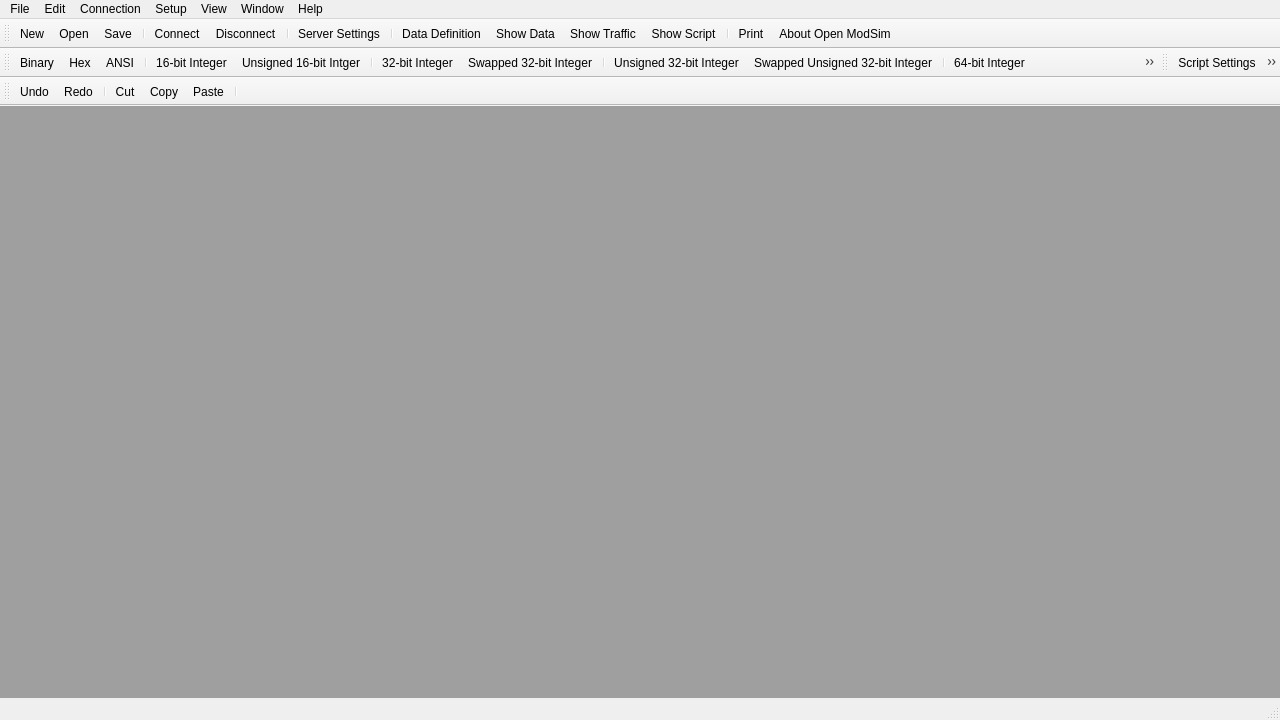
<?xml version="1.0" encoding="UTF-8"?>
<ui version="4.0">
 <class>MainWindow</class>
 <widget class="QMainWindow" name="MainWindow">
  <property name="geometry">
   <rect>
    <x>0</x>
    <y>0</y>
    <width>1280</width>
    <height>720</height>
   </rect>
  </property>
  <property name="contextMenuPolicy">
   <enum>Qt::ContextMenuPolicy::NoContextMenu</enum>
  </property>
  <property name="windowTitle">
   <string>Open ModSim</string>
  </property>
  <property name="windowIcon">
   <iconset resource="resources.qrc">
    <normaloff>:/res/omodsim.png</normaloff>:/res/omodsim.png</iconset>
  </property>
  <widget class="QWidget" name="centralwidget">
   <layout class="QHBoxLayout" name="horizontalLayout">
    <property name="leftMargin">
     <number>0</number>
    </property>
    <property name="topMargin">
     <number>0</number>
    </property>
    <property name="rightMargin">
     <number>0</number>
    </property>
    <property name="bottomMargin">
     <number>0</number>
    </property>
    <item>
     <widget class="QMdiArea" name="mdiArea"/>
    </item>
   </layout>
  </widget>
  <widget class="QMenuBar" name="menubar">
   <property name="geometry">
    <rect>
     <x>0</x>
     <y>0</y>
     <width>1280</width>
     <height>22</height>
    </rect>
   </property>
   <widget class="QMenu" name="menuFile">
    <property name="title">
     <string>File</string>
    </property>
    <addaction name="actionNew"/>
    <addaction name="actionOpen"/>
    <addaction name="actionClose"/>
    <addaction name="actionSave"/>
    <addaction name="actionSaveAs"/>
    <addaction name="separator"/>
    <addaction name="actionSaveTestConfig"/>
    <addaction name="actionRestoreTestConfig"/>
    <addaction name="separator"/>
    <addaction name="actionPrint"/>
    <addaction name="actionPrintSetup"/>
    <addaction name="separator"/>
    <addaction name="actionRecentFile"/>
    <addaction name="separator"/>
    <addaction name="actionExit"/>
   </widget>
   <widget class="QMenu" name="menuEdit">
    <property name="title">
     <string>Edit</string>
    </property>
    <addaction name="actionUndo"/>
    <addaction name="actionRedo"/>
    <addaction name="separator"/>
    <addaction name="actionCut"/>
    <addaction name="actionCopy"/>
    <addaction name="actionPaste"/>
    <addaction name="separator"/>
    <addaction name="actionSelectAll"/>
   </widget>
   <widget class="QMenu" name="menuConnection">
    <property name="title">
     <string>Connection</string>
    </property>
    <addaction name="actionConnect"/>
    <addaction name="actionDisconnect"/>
    <addaction name="separator"/>
    <addaction name="actionSrvSettings"/>
   </widget>
   <widget class="QMenu" name="menuSetup">
    <property name="title">
     <string>Setup</string>
    </property>
    <widget class="QMenu" name="menuDisplay_Options">
     <property name="title">
      <string>Display Options</string>
     </property>
     <addaction name="actionShowData"/>
     <addaction name="actionShowTraffic"/>
     <addaction name="actionShowScript"/>
     <addaction name="separator"/>
     <addaction name="actionBinary"/>
     <addaction name="actionHex"/>
     <addaction name="actionAnsi"/>
     <addaction name="actionInt16"/>
     <addaction name="actionUInt16"/>
     <addaction name="actionInt32"/>
     <addaction name="actionSwappedInt32"/>
     <addaction name="actionUInt32"/>
     <addaction name="actionSwappedUInt32"/>
     <addaction name="actionInt64"/>
     <addaction name="actionSwappedInt64"/>
     <addaction name="actionUInt64"/>
     <addaction name="actionSwappedUInt64"/>
     <addaction name="actionFloatingPt"/>
     <addaction name="actionSwappedFP"/>
     <addaction name="actionDblFloat"/>
     <addaction name="actionSwappedDbl"/>
     <addaction name="separator"/>
     <addaction name="actionSwapBytes"/>
     <addaction name="separator"/>
     <addaction name="actionHexAddresses"/>
    </widget>
    <widget class="QMenu" name="menuExtended">
     <property name="title">
      <string>Extended</string>
     </property>
     <addaction name="actionForceCoils"/>
     <addaction name="actionForceDiscretes"/>
     <addaction name="actionPresetInputRegs"/>
     <addaction name="actionPresetHoldingRegs"/>
     <addaction name="separator"/>
     <addaction name="actionMsgParser"/>
    </widget>
    <widget class="QMenu" name="menuScript">
     <property name="title">
      <string>Script</string>
     </property>
     <addaction name="actionRunScript"/>
     <addaction name="actionStopScript"/>
     <addaction name="separator"/>
     <addaction name="actionScriptSettings"/>
    </widget>
    <addaction name="actionDataDefinition"/>
    <addaction name="menuDisplay_Options"/>
    <addaction name="menuExtended"/>
    <addaction name="actionTextCapture"/>
    <addaction name="actionCaptureOff"/>
    <addaction name="separator"/>
    <addaction name="menuScript"/>
   </widget>
   <widget class="QMenu" name="menuWindow">
    <property name="title">
     <string>Window</string>
    </property>
    <addaction name="actionCascade"/>
    <addaction name="actionTile"/>
    <addaction name="separator"/>
    <addaction name="actionWindows"/>
   </widget>
   <widget class="QMenu" name="menuHelp">
    <property name="title">
     <string>Help</string>
    </property>
    <addaction name="actionAbout"/>
   </widget>
   <widget class="QMenu" name="menuView">
    <property name="title">
     <string>View</string>
    </property>
    <widget class="QMenu" name="menuConfig">
     <property name="title">
      <string>Config</string>
     </property>
     <widget class="QMenu" name="menuColors">
      <property name="title">
       <string>Colors</string>
      </property>
      <addaction name="actionBackground"/>
      <addaction name="actionForeground"/>
      <addaction name="actionStatus"/>
     </widget>
     <addaction name="menuColors"/>
     <addaction name="actionFont"/>
    </widget>
    <widget class="QMenu" name="menuLanguage">
     <property name="title">
      <string>Language</string>
     </property>
     <addaction name="actionEnglish"/>
     <addaction name="actionRussian"/>
     <addaction name="actionChineseZh"/>
    </widget>
    <addaction name="actionToolbar"/>
    <addaction name="actionStatusBar"/>
    <addaction name="actionDisplayBar"/>
    <addaction name="actionScriptBar"/>
    <addaction name="actionEditBar"/>
    <addaction name="separator"/>
    <addaction name="menuConfig"/>
    <addaction name="menuLanguage"/>
   </widget>
   <addaction name="menuFile"/>
   <addaction name="menuEdit"/>
   <addaction name="menuConnection"/>
   <addaction name="menuSetup"/>
   <addaction name="menuView"/>
   <addaction name="menuWindow"/>
   <addaction name="menuHelp"/>
  </widget>
  <widget class="QStatusBar" name="statusbar"/>
  <widget class="QToolBar" name="toolBarMain">
   <property name="windowTitle">
    <string>Toolbar</string>
   </property>
   <attribute name="toolBarArea">
    <enum>TopToolBarArea</enum>
   </attribute>
   <attribute name="toolBarBreak">
    <bool>false</bool>
   </attribute>
   <addaction name="actionNew"/>
   <addaction name="actionOpen"/>
   <addaction name="actionSave"/>
   <addaction name="separator"/>
   <addaction name="actionConnect"/>
   <addaction name="actionDisconnect"/>
   <addaction name="separator"/>
   <addaction name="actionSrvSettings"/>
   <addaction name="separator"/>
   <addaction name="actionDataDefinition"/>
   <addaction name="actionShowData"/>
   <addaction name="actionShowTraffic"/>
   <addaction name="actionShowScript"/>
   <addaction name="separator"/>
   <addaction name="actionPrint"/>
   <addaction name="actionAbout"/>
  </widget>
  <widget class="QToolBar" name="toolBarDisplay">
   <property name="windowTitle">
    <string>Display Bar</string>
   </property>
   <attribute name="toolBarArea">
    <enum>TopToolBarArea</enum>
   </attribute>
   <attribute name="toolBarBreak">
    <bool>true</bool>
   </attribute>
   <addaction name="actionBinary"/>
   <addaction name="actionHex"/>
   <addaction name="actionAnsi"/>
   <addaction name="separator"/>
   <addaction name="actionInt16"/>
   <addaction name="actionUInt16"/>
   <addaction name="separator"/>
   <addaction name="actionInt32"/>
   <addaction name="actionSwappedInt32"/>
   <addaction name="separator"/>
   <addaction name="actionUInt32"/>
   <addaction name="actionSwappedUInt32"/>
   <addaction name="separator"/>
   <addaction name="actionInt64"/>
   <addaction name="actionSwappedInt64"/>
   <addaction name="separator"/>
   <addaction name="actionUInt64"/>
   <addaction name="actionSwappedUInt64"/>
   <addaction name="separator"/>
   <addaction name="actionFloatingPt"/>
   <addaction name="actionSwappedFP"/>
   <addaction name="separator"/>
   <addaction name="actionDblFloat"/>
   <addaction name="actionSwappedDbl"/>
   <addaction name="separator"/>
   <addaction name="actionSwapBytes"/>
  </widget>
  <widget class="QToolBar" name="toolBarScript">
   <property name="windowTitle">
    <string>Script Bar</string>
   </property>
   <attribute name="toolBarArea">
    <enum>TopToolBarArea</enum>
   </attribute>
   <attribute name="toolBarBreak">
    <bool>false</bool>
   </attribute>
   <addaction name="actionScriptSettings"/>
   <addaction name="actionRunScript"/>
   <addaction name="actionStopScript"/>
  </widget>
  <widget class="QToolBar" name="toolBarEdit">
   <property name="windowTitle">
    <string>Edit Bar</string>
   </property>
   <attribute name="toolBarArea">
    <enum>TopToolBarArea</enum>
   </attribute>
   <attribute name="toolBarBreak">
    <bool>true</bool>
   </attribute>
   <addaction name="actionUndo"/>
   <addaction name="actionRedo"/>
   <addaction name="separator"/>
   <addaction name="actionCut"/>
   <addaction name="actionCopy"/>
   <addaction name="actionPaste"/>
   <addaction name="separator"/>
  </widget>
  <action name="actionNew">
   <property name="icon">
    <iconset resource="resources.qrc">
     <normaloff>:/res/actionNew.png</normaloff>:/res/actionNew.png</iconset>
   </property>
   <property name="text">
    <string>New</string>
   </property>
   <property name="shortcut">
    <string notr="true">Ctrl+N</string>
   </property>
  </action>
  <action name="actionOpen">
   <property name="icon">
    <iconset resource="resources.qrc">
     <normaloff>:/res/actionOpen.png</normaloff>:/res/actionOpen.png</iconset>
   </property>
   <property name="text">
    <string>Open...</string>
   </property>
   <property name="shortcut">
    <string notr="true">Ctrl+O</string>
   </property>
  </action>
  <action name="actionClose">
   <property name="text">
    <string>Close</string>
   </property>
  </action>
  <action name="actionSave">
   <property name="icon">
    <iconset resource="resources.qrc">
     <normaloff>:/res/actionSave.png</normaloff>:/res/actionSave.png</iconset>
   </property>
   <property name="text">
    <string>Save</string>
   </property>
   <property name="shortcut">
    <string notr="true">Ctrl+S</string>
   </property>
  </action>
  <action name="actionSaveAs">
   <property name="text">
    <string>Save As...</string>
   </property>
  </action>
  <action name="actionSaveTestConfig">
   <property name="text">
    <string>Save Test Config</string>
   </property>
  </action>
  <action name="actionRestoreTestConfig">
   <property name="text">
    <string>Restore Test Config</string>
   </property>
  </action>
  <action name="actionPrint">
   <property name="icon">
    <iconset resource="resources.qrc">
     <normaloff>:/res/actionPrint.png</normaloff>:/res/actionPrint.png</iconset>
   </property>
   <property name="text">
    <string>Print...</string>
   </property>
   <property name="shortcut">
    <string notr="true">Ctrl+P</string>
   </property>
  </action>
  <action name="actionPrintSetup">
   <property name="text">
    <string>Print Setup...</string>
   </property>
  </action>
  <action name="actionRecentFile">
   <property name="text">
    <string>Recent File</string>
   </property>
  </action>
  <action name="actionExit">
   <property name="text">
    <string>Exit</string>
   </property>
  </action>
  <action name="actionConnect">
   <property name="icon">
    <iconset resource="resources.qrc">
     <normaloff>:/res/actionConnect.png</normaloff>:/res/actionConnect.png</iconset>
   </property>
   <property name="text">
    <string>Connect</string>
   </property>
  </action>
  <action name="actionDisconnect">
   <property name="icon">
    <iconset resource="resources.qrc">
     <normaloff>:/res/actionDisconnect.png</normaloff>:/res/actionDisconnect.png</iconset>
   </property>
   <property name="text">
    <string>Disconnect</string>
   </property>
  </action>
  <action name="actionBinary">
   <property name="checkable">
    <bool>true</bool>
   </property>
   <property name="icon">
    <iconset resource="resources.qrc">
     <normaloff>:/res/actionBinary.png</normaloff>:/res/actionBinary.png</iconset>
   </property>
   <property name="text">
    <string>Binary</string>
   </property>
   <property name="shortcut">
    <string notr="true">Ctrl+1</string>
   </property>
  </action>
  <action name="actionUInt16">
   <property name="checkable">
    <bool>true</bool>
   </property>
   <property name="icon">
    <iconset resource="resources.qrc">
     <normaloff>:/res/actionUInt16.png</normaloff>:/res/actionUInt16.png</iconset>
   </property>
   <property name="text">
    <string>Unsigned 16-bit Intger</string>
   </property>
   <property name="shortcut">
    <string notr="true">Ctrl+4</string>
   </property>
  </action>
  <action name="actionHex">
   <property name="checkable">
    <bool>true</bool>
   </property>
   <property name="icon">
    <iconset resource="resources.qrc">
     <normaloff>:/res/actionHex.png</normaloff>:/res/actionHex.png</iconset>
   </property>
   <property name="text">
    <string>Hex</string>
   </property>
   <property name="shortcut">
    <string notr="true">Ctrl+2</string>
   </property>
  </action>
  <action name="actionFloatingPt">
   <property name="checkable">
    <bool>true</bool>
   </property>
   <property name="icon">
    <iconset resource="resources.qrc">
     <normaloff>:/res/actionFloatingPt.png</normaloff>:/res/actionFloatingPt.png</iconset>
   </property>
   <property name="text">
    <string>Float</string>
   </property>
   <property name="shortcut">
    <string notr="true">Ctrl+9</string>
   </property>
  </action>
  <action name="actionSwappedFP">
   <property name="checkable">
    <bool>true</bool>
   </property>
   <property name="icon">
    <iconset resource="resources.qrc">
     <normaloff>:/res/actionSwappedFP.png</normaloff>:/res/actionSwappedFP.png</iconset>
   </property>
   <property name="text">
    <string>Swapped Float</string>
   </property>
   <property name="shortcut">
    <string notr="true">Ctrl+Alt+9</string>
   </property>
  </action>
  <action name="actionDblFloat">
   <property name="checkable">
    <bool>true</bool>
   </property>
   <property name="icon">
    <iconset resource="resources.qrc">
     <normaloff>:/res/actionDblFloat.png</normaloff>:/res/actionDblFloat.png</iconset>
   </property>
   <property name="text">
    <string>Double</string>
   </property>
   <property name="iconText">
    <string>Double</string>
   </property>
   <property name="toolTip">
    <string>Double</string>
   </property>
   <property name="shortcut">
    <string notr="true">Ctrl+0</string>
   </property>
  </action>
  <action name="actionSwappedDbl">
   <property name="checkable">
    <bool>true</bool>
   </property>
   <property name="icon">
    <iconset resource="resources.qrc">
     <normaloff>:/res/actionSwappedDbl.png</normaloff>:/res/actionSwappedDbl.png</iconset>
   </property>
   <property name="text">
    <string>Swapped Double</string>
   </property>
   <property name="shortcut">
    <string notr="true">Ctrl+Alt+0</string>
   </property>
  </action>
  <action name="actionCascade">
   <property name="text">
    <string>Cascade</string>
   </property>
  </action>
  <action name="actionTile">
   <property name="text">
    <string>Tile</string>
   </property>
  </action>
  <action name="actionAbout">
   <property name="icon">
    <iconset resource="resources.qrc">
     <normaloff>:/res/actionAbout.png</normaloff>:/res/actionAbout.png</iconset>
   </property>
   <property name="text">
    <string>About Open ModSim...</string>
   </property>
  </action>
  <action name="actionInt16">
   <property name="checkable">
    <bool>true</bool>
   </property>
   <property name="icon">
    <iconset resource="resources.qrc">
     <normaloff>:/res/actionInt16.png</normaloff>:/res/actionInt16.png</iconset>
   </property>
   <property name="text">
    <string>16-bit Integer</string>
   </property>
   <property name="shortcut">
    <string notr="true">Ctrl+3</string>
   </property>
  </action>
  <action name="actionShowData">
   <property name="checkable">
    <bool>true</bool>
   </property>
   <property name="icon">
    <iconset resource="resources.qrc">
     <normaloff>:/res/actionShowData.png</normaloff>:/res/actionShowData.png</iconset>
   </property>
   <property name="text">
    <string>Show Data</string>
   </property>
  </action>
  <action name="actionShowTraffic">
   <property name="checkable">
    <bool>true</bool>
   </property>
   <property name="icon">
    <iconset resource="resources.qrc">
     <normaloff>:/res/actionShowTraffic.png</normaloff>:/res/actionShowTraffic.png</iconset>
   </property>
   <property name="text">
    <string>Show Traffic</string>
   </property>
  </action>
  <action name="actionDataDefinition">
   <property name="icon">
    <iconset resource="resources.qrc">
     <normaloff>:/res/actionDefineData.png</normaloff>:/res/actionDefineData.png</iconset>
   </property>
   <property name="text">
    <string>Data Definition</string>
   </property>
  </action>
  <action name="actionToolbar">
   <property name="checkable">
    <bool>true</bool>
   </property>
   <property name="text">
    <string>Toolbar</string>
   </property>
  </action>
  <action name="actionStatusBar">
   <property name="checkable">
    <bool>true</bool>
   </property>
   <property name="text">
    <string>Status Bar</string>
   </property>
  </action>
  <action name="actionDisplayBar">
   <property name="checkable">
    <bool>true</bool>
   </property>
   <property name="text">
    <string>Display Bar</string>
   </property>
  </action>
  <action name="actionFont">
   <property name="text">
    <string>Font</string>
   </property>
  </action>
  <action name="actionBackground">
   <property name="text">
    <string>Background</string>
   </property>
  </action>
  <action name="actionForeground">
   <property name="text">
    <string>Foreground</string>
   </property>
  </action>
  <action name="actionStatus">
   <property name="text">
    <string>Status</string>
   </property>
  </action>
  <action name="actionWindows">
   <property name="text">
    <string>Windows...</string>
   </property>
  </action>
  <action name="actionHexAddresses">
   <property name="checkable">
    <bool>true</bool>
   </property>
   <property name="text">
    <string>Hex Addresses</string>
   </property>
  </action>
  <action name="actionEnglish">
   <property name="checkable">
    <bool>true</bool>
   </property>
   <property name="text">
    <string notr="true">English</string>
   </property>
  </action>
  <action name="actionRussian">
   <property name="checkable">
    <bool>true</bool>
   </property>
   <property name="text">
    <string notr="true">Русский</string>
   </property>
  </action>
  <action name="actionForceCoils">
   <property name="text">
    <string>Force Coils</string>
   </property>
  </action>
  <action name="actionPresetHoldingRegs">
   <property name="text">
    <string>Preset Holding Regs</string>
   </property>
  </action>
  <action name="actionBigEndian">
   <property name="checkable">
    <bool>true</bool>
   </property>
   <property name="text">
    <string notr="true">Big-Endian</string>
   </property>
  </action>
  <action name="actionLittleEndian">
   <property name="checkable">
    <bool>true</bool>
   </property>
   <property name="text">
    <string notr="true">Little-Endian</string>
   </property>
  </action>
  <action name="actionSwapBytes">
   <property name="checkable">
    <bool>true</bool>
   </property>
   <property name="icon">
    <iconset resource="resources.qrc">
     <normaloff>:/res/actionSwapBytes.png</normaloff>:/res/actionSwapBytes.png</iconset>
   </property>
   <property name="text">
    <string>Swap Bytes (0xAB → 0xBA)</string>
   </property>
   <property name="toolTip">
    <string>Swap Bytes (0xAB → 0xBA)</string>
   </property>
  </action>
  <action name="actionPresetInputRegs">
   <property name="text">
    <string>Preset Input Regs</string>
   </property>
  </action>
  <action name="actionForceDiscretes">
   <property name="text">
    <string>Force Discretes</string>
   </property>
  </action>
  <action name="actionShowScript">
   <property name="checkable">
    <bool>true</bool>
   </property>
   <property name="icon">
    <iconset resource="resources.qrc">
     <normaloff>:/res/actionShowScript.png</normaloff>:/res/actionShowScript.png</iconset>
   </property>
   <property name="text">
    <string>Show Script</string>
   </property>
  </action>
  <action name="actionRunScript">
   <property name="icon">
    <iconset resource="resources.qrc">
     <normaloff>:/res/actionRunScript.png</normaloff>:/res/actionRunScript.png</iconset>
   </property>
   <property name="text">
    <string>Run Script</string>
   </property>
   <property name="toolTip">
    <string>Run Script</string>
   </property>
   <property name="shortcut">
    <string notr="true">Ctrl+R</string>
   </property>
  </action>
  <action name="actionStopScript">
   <property name="icon">
    <iconset resource="resources.qrc">
     <normaloff>:/res/actionStopScript.png</normaloff>:/res/actionStopScript.png</iconset>
   </property>
   <property name="text">
    <string>Stop Script</string>
   </property>
   <property name="toolTip">
    <string>Stop Script</string>
   </property>
   <property name="shortcut">
    <string notr="true">Ctrl+B</string>
   </property>
  </action>
  <action name="actionScriptSettings">
   <property name="icon">
    <iconset resource="resources.qrc">
     <normaloff>:/res/actionScriptSettings.png</normaloff>:/res/actionScriptSettings.png</iconset>
   </property>
   <property name="text">
    <string>Script Settings</string>
   </property>
  </action>
  <action name="actionScriptBar">
   <property name="checkable">
    <bool>true</bool>
   </property>
   <property name="text">
    <string>Script Bar</string>
   </property>
  </action>
  <action name="actionUndo">
   <property name="icon">
    <iconset resource="resources.qrc">
     <normaloff>:/res/actionUndo.png</normaloff>:/res/actionUndo.png</iconset>
   </property>
   <property name="text">
    <string>Undo</string>
   </property>
   <property name="shortcut">
    <string notr="true">Ctrl+Z</string>
   </property>
  </action>
  <action name="actionRedo">
   <property name="icon">
    <iconset resource="resources.qrc">
     <normaloff>:/res/actionRedo.png</normaloff>:/res/actionRedo.png</iconset>
   </property>
   <property name="text">
    <string>Redo</string>
   </property>
   <property name="shortcut">
    <string notr="true">Ctrl+Y</string>
   </property>
  </action>
  <action name="actionCut">
   <property name="icon">
    <iconset resource="resources.qrc">
     <normaloff>:/res/actionCut.png</normaloff>:/res/actionCut.png</iconset>
   </property>
   <property name="text">
    <string>Cut</string>
   </property>
   <property name="shortcut">
    <string notr="true">Ctrl+X</string>
   </property>
  </action>
  <action name="actionCopy">
   <property name="icon">
    <iconset resource="resources.qrc">
     <normaloff>:/res/actionCopy.png</normaloff>:/res/actionCopy.png</iconset>
   </property>
   <property name="text">
    <string>Copy</string>
   </property>
   <property name="shortcut">
    <string notr="true">Ctrl+C</string>
   </property>
  </action>
  <action name="actionPaste">
   <property name="icon">
    <iconset resource="resources.qrc">
     <normaloff>:/res/actionPaste.png</normaloff>:/res/actionPaste.png</iconset>
   </property>
   <property name="text">
    <string>Paste</string>
   </property>
   <property name="shortcut">
    <string notr="true">Ctrl+V</string>
   </property>
  </action>
  <action name="actionSelectAll">
   <property name="text">
    <string>Select All</string>
   </property>
   <property name="shortcut">
    <string notr="true">Ctrl+A</string>
   </property>
  </action>
  <action name="actionEditBar">
   <property name="checkable">
    <bool>true</bool>
   </property>
   <property name="text">
    <string>Edit Bar</string>
   </property>
  </action>
  <action name="actionInt32">
   <property name="checkable">
    <bool>true</bool>
   </property>
   <property name="icon">
    <iconset resource="resources.qrc">
     <normaloff>:/res/actionInt32.png</normaloff>:/res/actionInt32.png</iconset>
   </property>
   <property name="text">
    <string>32-bit Integer</string>
   </property>
   <property name="shortcut">
    <string notr="true">Ctrl+5</string>
   </property>
  </action>
  <action name="actionSwappedInt32">
   <property name="checkable">
    <bool>true</bool>
   </property>
   <property name="icon">
    <iconset resource="resources.qrc">
     <normaloff>:/res/actionSwappedInt32.png</normaloff>:/res/actionSwappedInt32.png</iconset>
   </property>
   <property name="text">
    <string>Swapped 32-bit Integer</string>
   </property>
   <property name="shortcut">
    <string notr="true">Ctrl+Alt+5</string>
   </property>
  </action>
  <action name="actionUInt32">
   <property name="checkable">
    <bool>true</bool>
   </property>
   <property name="icon">
    <iconset resource="resources.qrc">
     <normaloff>:/res/actionUInt32.png</normaloff>:/res/actionUInt32.png</iconset>
   </property>
   <property name="text">
    <string>Unsigned 32-bit Integer</string>
   </property>
   <property name="shortcut">
    <string notr="true">Ctrl+6</string>
   </property>
  </action>
  <action name="actionSwappedUInt32">
   <property name="checkable">
    <bool>true</bool>
   </property>
   <property name="icon">
    <iconset resource="resources.qrc">
     <normaloff>:/res/actionSwappedUInt32.png</normaloff>:/res/actionSwappedUInt32.png</iconset>
   </property>
   <property name="text">
    <string>Swapped Unsigned 32-bit Integer</string>
   </property>
   <property name="shortcut">
    <string notr="true">Ctrl+Alt+6</string>
   </property>
  </action>
  <action name="actionTextCapture">
   <property name="text">
    <string>Text Capture</string>
   </property>
  </action>
  <action name="actionCaptureOff">
   <property name="text">
    <string>Capture Off</string>
   </property>
  </action>
  <action name="actionMsgParser">
   <property name="text">
    <string>Msg Parser</string>
   </property>
   <property name="shortcut">
    <string notr="true">F9</string>
   </property>
  </action>
  <action name="actionInt64">
   <property name="checkable">
    <bool>true</bool>
   </property>
   <property name="icon">
    <iconset resource="resources.qrc">
     <normaloff>:/res/actionInt64.png</normaloff>:/res/actionInt64.png</iconset>
   </property>
   <property name="text">
    <string>64-bit Integer</string>
   </property>
   <property name="shortcut">
    <string notr="true">Ctrl+7</string>
   </property>
  </action>
  <action name="actionSwappedInt64">
   <property name="checkable">
    <bool>true</bool>
   </property>
   <property name="icon">
    <iconset resource="resources.qrc">
     <normaloff>:/res/actionSwappedInt64.png</normaloff>:/res/actionSwappedInt64.png</iconset>
   </property>
   <property name="text">
    <string>Swapped 64-bit Integer</string>
   </property>
   <property name="shortcut">
    <string notr="true">Ctrl+Alt+7</string>
   </property>
  </action>
  <action name="actionUInt64">
   <property name="checkable">
    <bool>true</bool>
   </property>
   <property name="icon">
    <iconset resource="resources.qrc">
     <normaloff>:/res/actionUInt64.png</normaloff>:/res/actionUInt64.png</iconset>
   </property>
   <property name="text">
    <string>Unsigned 64-bit Integer</string>
   </property>
   <property name="shortcut">
    <string notr="true">Ctrl+8</string>
   </property>
  </action>
  <action name="actionSwappedUInt64">
   <property name="checkable">
    <bool>true</bool>
   </property>
   <property name="icon">
    <iconset resource="resources.qrc">
     <normaloff>:/res/actionSwappedUInt64.png</normaloff>:/res/actionSwappedUInt64.png</iconset>
   </property>
   <property name="text">
    <string>Swapped Unsigned 64-bit Integer</string>
   </property>
   <property name="shortcut">
    <string notr="true">Ctrl+Alt+8</string>
   </property>
  </action>
  <action name="actionAnsi">
   <property name="checkable">
    <bool>true</bool>
   </property>
   <property name="icon">
    <iconset resource="resources.qrc">
     <normaloff>:/res/actionAnsi.png</normaloff>:/res/actionAnsi.png</iconset>
   </property>
   <property name="text">
    <string>ANSI</string>
   </property>
   <property name="menuRole">
    <enum>QAction::MenuRole::NoRole</enum>
   </property>
  </action>
  <action name="actionChineseZh">
   <property name="checkable">
    <bool>true</bool>
   </property>
   <property name="text">
    <string notr="true">中國人</string>
   </property>
  </action>
  <action name="actionSrvSettings">
   <property name="icon">
    <iconset resource="resources.qrc">
     <normaloff>:/res/actionSrvSettings.png</normaloff>:/res/actionSrvSettings.png</iconset>
   </property>
   <property name="text">
    <string>Server Settings</string>
   </property>
  </action>
 </widget>
 <resources>
  <include location="resources.qrc"/>
 </resources>
 <connections/>
</ui>
